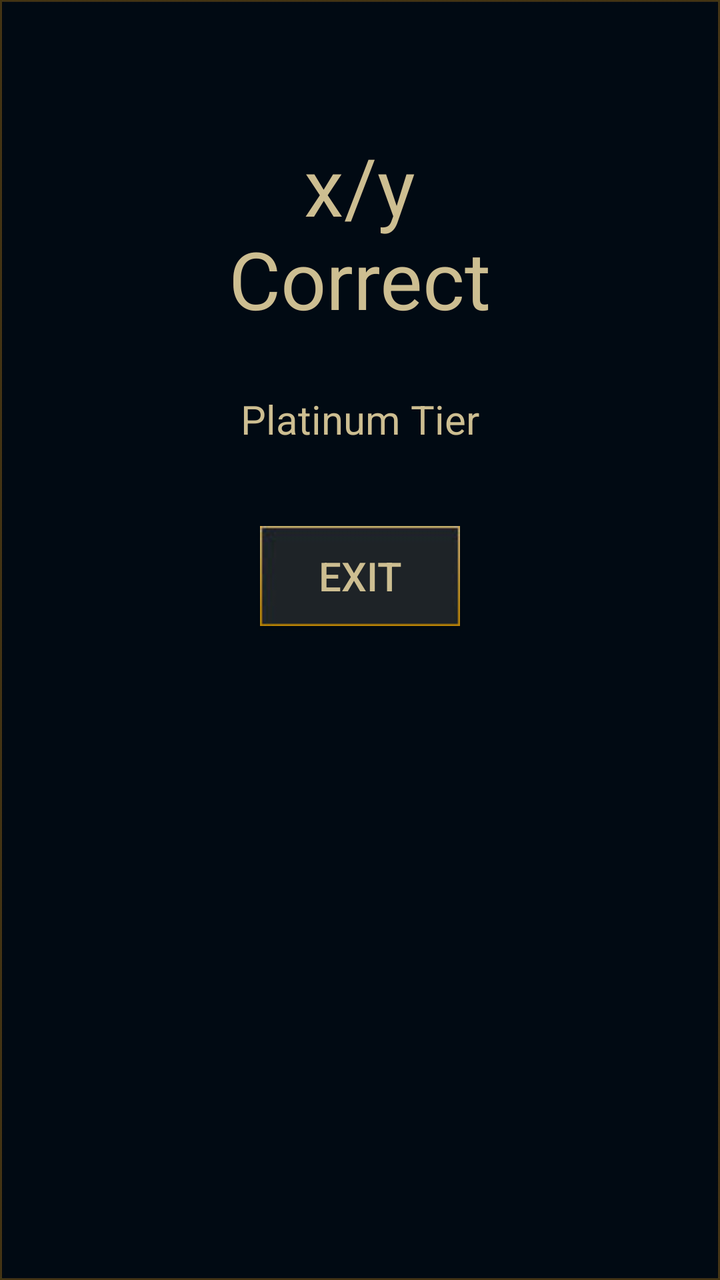
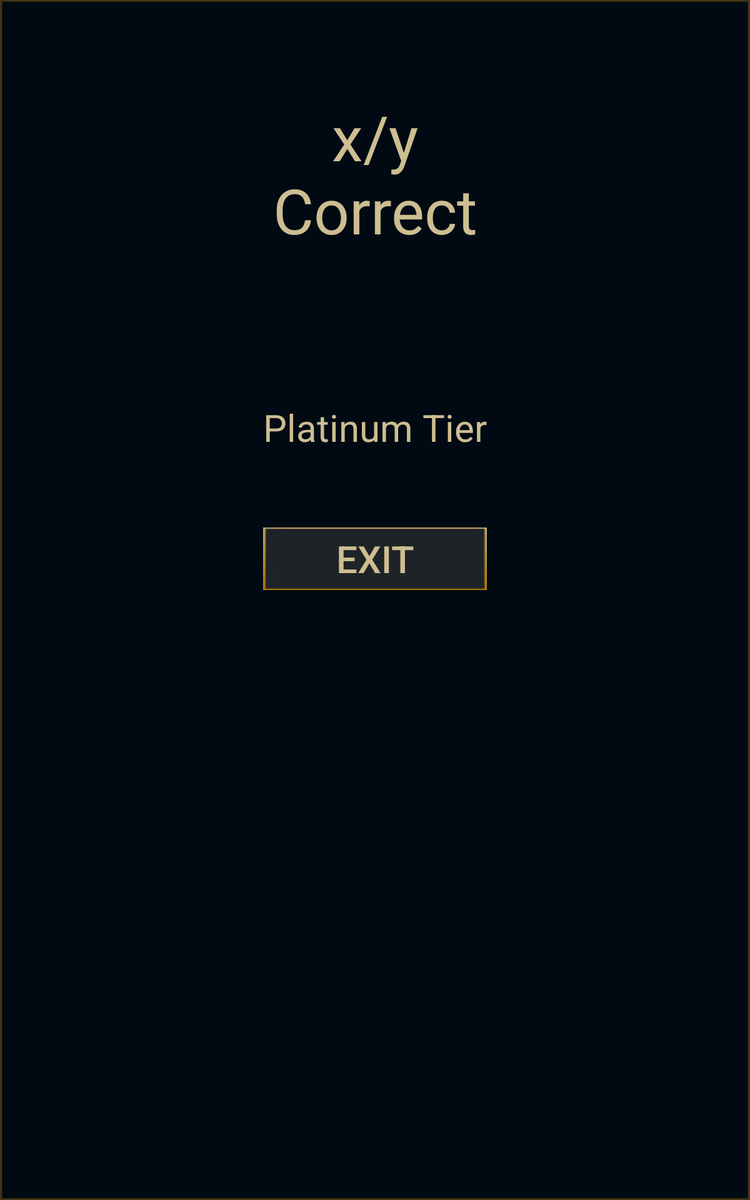

One screen, two layout resources from the same app: the default and the repository's alternative for another configuration. Each is rendered where Android would select it; the XML of both is given below.
<!-- AndroidManifest.xml: activity theme Theme.AppCompat.NoActionBar -->
<!-- res/layout/activity_result.xml -->
<?xml version="1.0" encoding="utf-8"?>
<RelativeLayout xmlns:android="http://schemas.android.com/apk/res/android"
    xmlns:app="http://schemas.android.com/apk/res-auto"
    xmlns:tools="http://schemas.android.com/tools"
    android:layout_width="match_parent"
    android:layout_height="match_parent"
    android:background="@drawable/background"
    android:padding="16dp"
    tools:context=".MainMenuActivity">

    <TextView
        android:id="@+id/resultScore"
        android:layout_width="wrap_content"
        android:layout_height="wrap_content"
        android:text="x/y\nCorrect"
        android:textAlignment="center"
        android:textColor="#cdbe91"
        android:textSize="40sp"
        android:layout_centerHorizontal="true"
        android:layout_marginTop="50dp"/>

    <ImageView
        android:id="@+id/resultRank"
        android:layout_width="wrap_content"
        android:layout_height="wrap_content"
        android:layout_below="@id/resultScore"
        android:layout_centerHorizontal="true"
        android:layout_marginTop="10dp"/>

    <TextView
        android:id="@+id/resultTierTV"
        android:text="Platinum Tier"
        android:layout_width="wrap_content"
        android:layout_height="wrap_content"
        android:textColor="#cdbe91"
        android:textSize="20sp"
        android:layout_below="@id/resultRank"
        android:layout_centerHorizontal="true"
        android:layout_marginTop="20dp"/>

    <Button
        android:id="@+id/exitBtn"
        android:layout_width="wrap_content"
        android:layout_height="wrap_content"
        android:background="@drawable/buttonbackground"
        android:text="Exit"
        android:textColor="#cdbe91"
        android:layout_below="@id/resultTierTV"
        android:textSize="20sp"
        android:layout_centerHorizontal="true"
        android:layout_marginTop="40dp"/>

</RelativeLayout>
<!-- resources referenced by this layout -->
<resources>
  <!-- drawable background: jpg bitmap (drawable, 152866 bytes) -->
  <!-- drawable buttonbackground: jpg bitmap (drawable, 13633 bytes) -->
</resources>
<!-- res/layout-sw600dp/activity_result.xml (the repository's variant of the layout above) -->
<!-- drawn on a 7-inch tablet held upright -->
<?xml version="1.0" encoding="utf-8"?>
<RelativeLayout xmlns:android="http://schemas.android.com/apk/res/android"
    xmlns:app="http://schemas.android.com/apk/res-auto"
    xmlns:tools="http://schemas.android.com/tools"
    android:layout_width="match_parent"
    android:layout_height="match_parent"
    android:background="@drawable/background"
    android:padding="16dp"
    tools:context=".MainMenuActivity">

    <ImageView
        android:id="@+id/resultRank"
        android:layout_width="wrap_content"
        android:layout_height="wrap_content"
        android:layout_centerHorizontal="true"
        android:layout_below="@id/resultScore"
        android:layout_marginTop="60dp"
        android:background="@drawable/challenger"/>

    <TextView
        android:id="@+id/resultScore"
        android:layout_width="wrap_content"
        android:layout_height="wrap_content"
        android:layout_centerHorizontal="true"
        android:layout_marginTop="60dp"
        android:text="x/y\nCorrect"
        android:textAlignment="center"
        android:textColor="#cdbe91"
        android:textSize="50sp" />

    <TextView
        android:id="@+id/resultTierTV"
        android:text="Platinum Tier"
        android:layout_width="wrap_content"
        android:layout_height="wrap_content"
        android:textColor="#cdbe91"
        android:textSize="30sp"
        android:layout_below="@id/resultRank"
        android:layout_centerHorizontal="true"
        android:textAlignment="center"
        android:layout_marginTop="60dp"/>

    <Button
        android:id="@+id/exitBtn"
        android:layout_width="wrap_content"
        android:layout_height="wrap_content"
        android:background="@drawable/buttonbackground"
        android:text="Exit"
        android:textColor="#cdbe91"
        android:layout_below="@id/resultTierTV"
        android:layout_alignStart="@id/resultTierTV"
        android:layout_alignEnd="@id/resultTierTV"
        android:textSize="30sp"
        android:layout_centerHorizontal="true"
        android:layout_marginTop="60dp"/>

</RelativeLayout>
